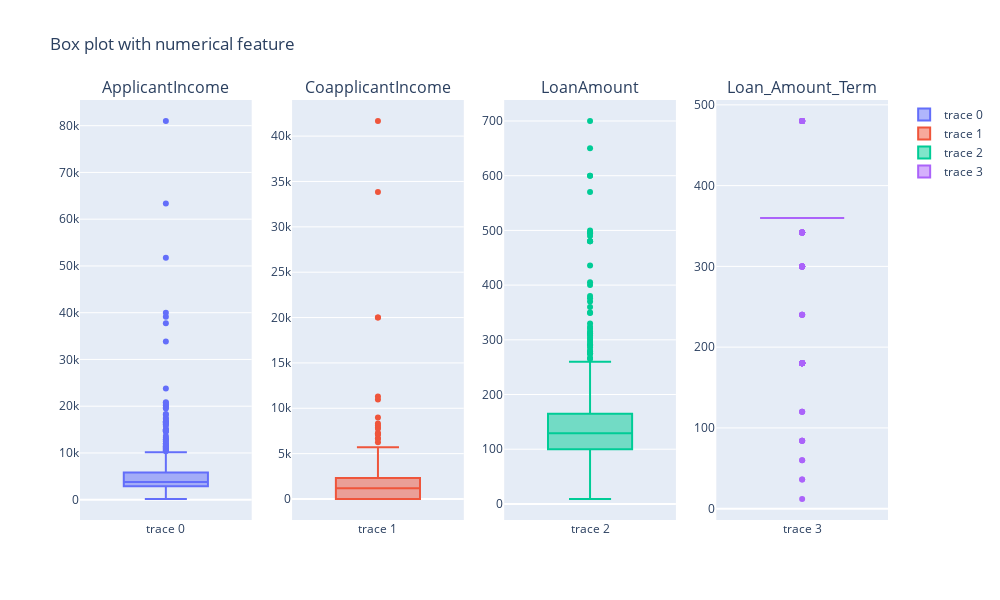

The notebook cell this image was saved under:
### Code cell
#  checking the boxplot of the data, we can easily see that the data contains a lot of outliers

fig = make_subplots(rows = 1,cols=4,subplot_titles=df.columns[6:10])
fig.add_trace(go.Box(y=df['ApplicantIncome']),row=1,col=1)
fig.add_trace(go.Box(y=df['CoapplicantIncome']),row=1,col=2)
fig.add_trace(go.Box(y=df['LoanAmount']),row=1,col=3)
fig.add_trace(go.Box(y=df['Loan_Amount_Term']),row=1,col=4)
fig.update_layout(title_text='Box plot with numerical feature',width=1000,height=600)
fig.show()

### Figure 1 — Plotly figure (JSON) as saved in the notebook; plotly's stock layout.template omitted (floating-point values rounded to 4 significant figures; data arrays with more than 128 entries replaced by an {"elided": "..."} marker saying what was removed)
{"data": [{"type": "box", "xaxis": "x", "y": {"elided": "614 int values"}, "yaxis": "y"}, {"type": "box", "xaxis": "x2", "y": {"elided": "614 float values"}, "yaxis": "y2"}, {"type": "box", "xaxis": "x3", "y": {"elided": "614 float values"}, "yaxis": "y3"}, {"type": "box", "xaxis": "x4", "y": {"elided": "614 int values"}, "yaxis": "y4"}], "layout": {"annotations": [{"font": {"size": 16}, "showarrow": false, "text": "ApplicantIncome", "x": 0.1062, "xanchor": "center", "xref": "paper", "y": 1, "yanchor": "bottom", "yref": "paper"}, {"font": {"size": 16}, "showarrow": false, "text": "CoapplicantIncome", "x": 0.3688, "xanchor": "center", "xref": "paper", "y": 1, "yanchor": "bottom", "yref": "paper"}, {"font": {"size": 16}, "showarrow": false, "text": "LoanAmount", "x": 0.6313, "xanchor": "center", "xref": "paper", "y": 1, "yanchor": "bottom", "yref": "paper"}, {"font": {"size": 16}, "showarrow": false, "text": "Loan_Amount_Term", "x": 0.8938, "xanchor": "center", "xref": "paper", "y": 1, "yanchor": "bottom", "yref": "paper"}], "height": 600, "title": {"text": "Box plot with numerical feature"}, "width": 1000, "xaxis": {"anchor": "y", "domain": [0, 0.2125]}, "xaxis2": {"anchor": "y2", "domain": [0.2625, 0.475]}, "xaxis3": {"anchor": "y3", "domain": [0.525, 0.7375]}, "xaxis4": {"anchor": "y4", "domain": [0.7875, 1]}, "yaxis": {"anchor": "x", "domain": [0, 1]}, "yaxis2": {"anchor": "x2", "domain": [0, 1]}, "yaxis3": {"anchor": "x3", "domain": [0, 1]}, "yaxis4": {"anchor": "x4", "domain": [0, 1]}}}
